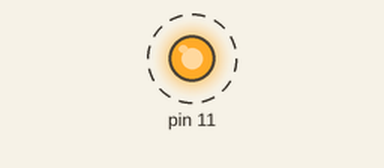
The program below on a simulated Raspberry Pi (header pin numbers). Shown: output pins drawn as LEDs (lit = HIGH). Dashed ring = blinking.

Above: at 0.5 s.
Timing chart, 0 to 4.6 s (numbered marks = the images above):
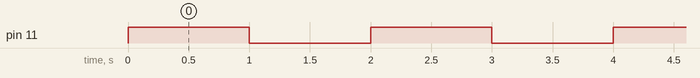

The program:

led.py
```python
import RPi.GPIO as GPIO # Aqui e importado o pacote de GPIO para que assim o script tenha acesso as GPIO da rpi
import time # Importa o pacote time - semelhante ao delay do arduino

GPIO.setwarnings(False) # Aqui e setado os 'warnings' como falso, para nao mostra-los no console
GPIO.setmode(GPIO.BOARD) # Seta o tipo de pinagem da gpio, neste caso sera BOARD
GPIO.setup(11, GPIO.OUT) # seta a gpio 11 como saida - semelhante ao pinMode do arduino

# Aqui e criado uma funcao para ser invocada no escopo do script
def led( pin, delay ):
    GPIO.output(pin, GPIO.HIGH) # seta a gpio como HIGH - semelhante ao digitalWrite do arduino
    time.sleep(delay) # seta um delay com base no tempo passado no parametro da funcao
    GPIO.output(pin, GPIO.LOW) # coloca o nivel logico em LOW
    time.sleep(delay)

try:
# Aqui e o loop do script - semelhante ao loop() do arduino
    while True:
        led(11, 1) # invoca a funcao led passando como parametro o pino do led bem como o tempo de delay, que neste caso e 1 segundo

except KeyboardInterrupt:
    GPIO.cleanup() # resetara o status de todas gpio, assim caso fosse interrompa o script e o led estivesse acesso, essa chamada fazera com que o le seja apagado
```

Measured:
- by itself, pin 11: alternates HIGH for 1.0 s and LOW for 1.0 s
